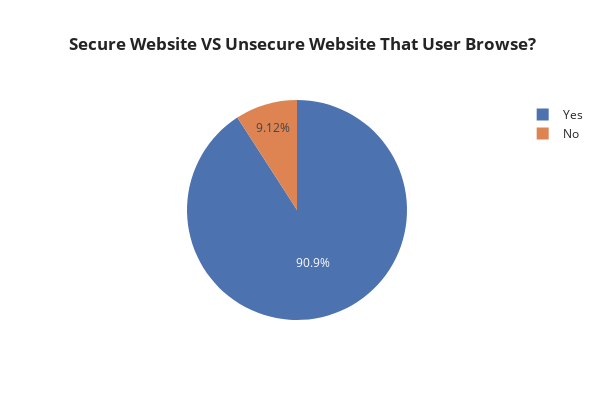

The cell this chart's notebook holds for it:
### Markdown cell above
Exploratory data analysis

### Code cell
#Secure Website VS Unsecure Website that user browse
df_secure_unsecure = browser_history['safe_website'].value_counts()

fig = px.pie(df_secure_unsecure, names=df_secure_unsecure.index, values =df_secure_unsecure.values,
             color=df_secure_unsecure.index, template='seaborn',
             title='<b> Secure Website VS Unsecure Website That User Browse?',width=600, height=400)

fig.show()

### Figure 1 — Plotly figure (JSON) as saved in the notebook; plotly's stock layout.template omitted (floating-point values rounded to 4 significant figures)
{"data": [{"customdata": [["Yes"], ["No"]], "domain": {"x": [0, 1], "y": [0, 1]}, "hovertemplate": "index=%{customdata[0]}<br>value=%{value}<extra></extra>", "labels": ["Yes", "No"], "legendgroup": "", "marker": {"colors": ["rgb(76,114,176)", "rgb(221,132,82)"]}, "name": "", "showlegend": true, "type": "pie", "values": [36197, 3634]}], "layout": {"height": 400, "legend": {"tracegroupgap": 0}, "title": {"text": "<b> Secure Website VS Unsecure Website That User Browse?"}, "width": 600}}
